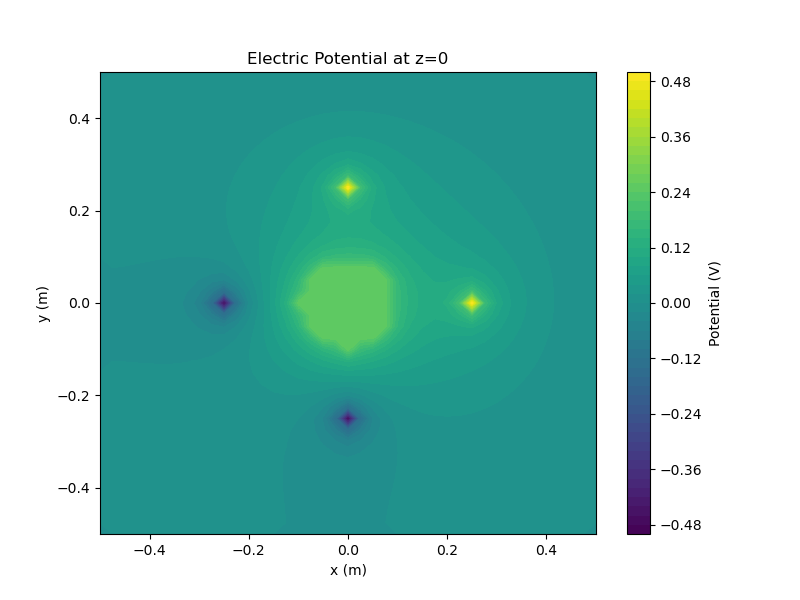

This chart was generated by the following Python code:
import matplotlib.pyplot as plt
import numpy as np

# Load the data from your older C++ output method
# Assuming the file has x, y, V columns separated by whitespace/tabs

# 1. Determine which specific data file to load based on the omega you want to visualize
target_omega = 1.9
# Formats the string to match the C++ std::to_string output (which usually adds 6 decimal places)
filename = f"potential_w_{target_omega:.6f}.dat" 

# Load the raw text file into a flat numpy array structure
data = np.loadtxt(filename)

# Extract columns into 1D arrays
x = data[:, 0]
y = data[:, 1]
v = data[:, 2]

# Calculate grid dimension (41 for your current 0.025 spacing setup)
grid_size = int(np.sqrt(len(x)))

# Reshape the 1D arrays into the 2D matrices necessary for contour mapping
X = x.reshape((grid_size, grid_size))
Y = y.reshape((grid_size, grid_size))
V = v.reshape((grid_size, grid_size))

# Create the figure window
plt.figure(figsize=(8, 6))

# Generate filled contour plots. 
# 'levels=50' tells it to draw 50 distinct color bands to make the gradient look smooth.
cp = plt.contourf(X, Y, V, levels=50, cmap='viridis')

# Attach the color legend to the side of the plot
plt.colorbar(cp, label='Potential (V)')

# Add standard labels to the axes
plt.title('Electric Potential at z=0')
plt.xlabel('x (m)')
plt.ylabel('y (m)')

# Render the window to the screen
plt.show()
